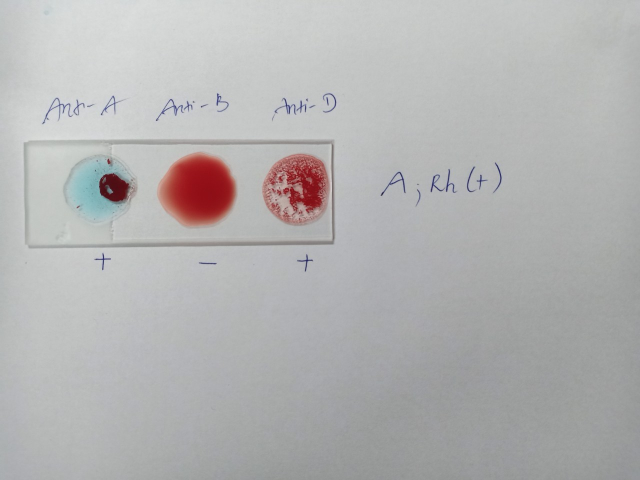
#> input picture testvat/mau1.jpg, 1280 x 960 px, given in place of mau2.jpg, which was not available (shown at 1/2 size)
$ python sosanhfillter.py
#> lines starting #> are read from the running program, lines starting #| are printed output that depends on the picture; after the words box and inside, x2 and y2 are one past the last pixel; in counts of white or black regions, pixels touching at a corner belong together; long printed decimals are rounded; pictures that were not available may be replaced by others from this repository, and a replacement may not be noted
import cv2
import numpy as np
import statistics

# read image
taM=[]
tbM=[]
tcM=[]

taG=[]
tbG=[]
tcG=[]


for i in range(2,15):
    image = cv2.imread('mau'+str(i)+'.jpg')
#> image is the input picture: shape (960, 1280, 3); mean B, G, R 178.5, 178.5, 179
    print('\nAnh mau: '+str(i))
    img=cv2.cvtColor(image, cv2.COLOR_BGR2GRAY)
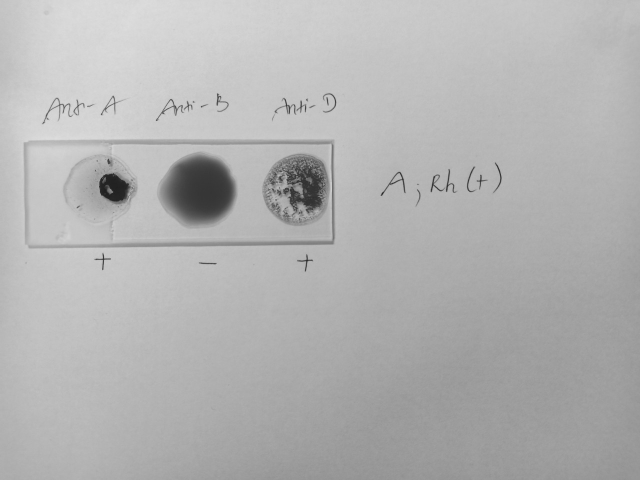
#> img: shape (960, 1280) (shown at 1/2 size); min 23, max 222, mean 178.5
    # get dimensions of image
    blurM = cv2.medianBlur(img, 5)
    edgeM = cv2.Canny(blurM, 100, 200)
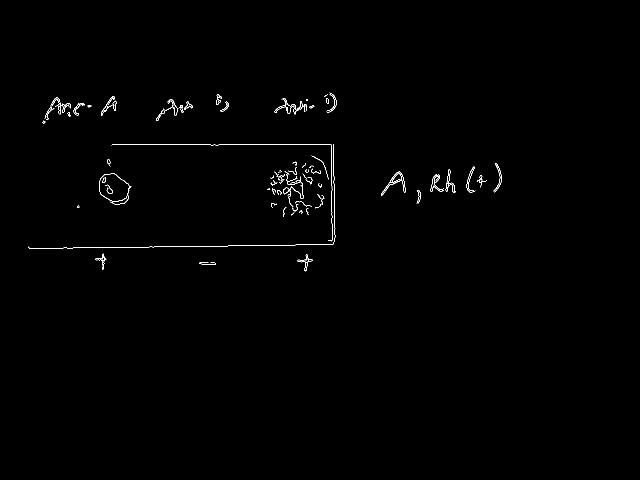
#> edgeM: shape (960, 1280) (shown at 1/2 size); 0.48% white in thin lines or dots, all inside (x1, y1, x2, y2) = (56, 185, 1004, 543)

    blurG = cv2.GaussianBlur(img, (9, 9), 0)
    edgeG = cv2.Canny(blurG, 50, 150)
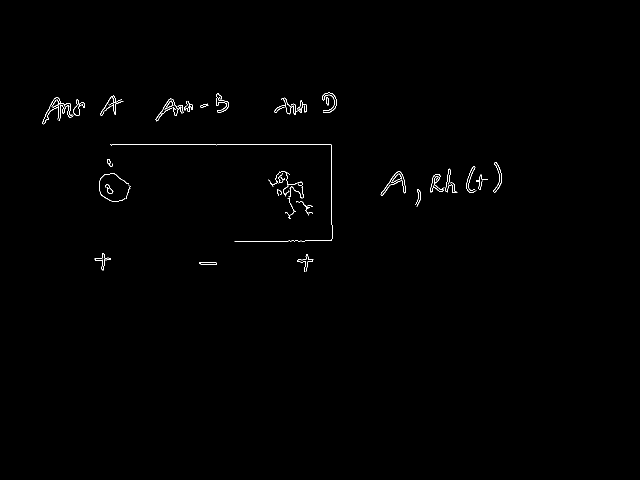
#> edgeG: shape (960, 1280) (shown at 1/2 size); 0.42% white in thin lines or dots, all inside (x1, y1, x2, y2) = (84, 185, 1004, 544)

    img=edgeM
    img2=edgeG
    # height, width, number of channels in image
    height = img.shape[0]
#> height = 960
    width = int(img.shape[1])
#> width = 1280

    #print(height)
    #print(width)

    #img[start row, end row, start col and col]
    eM1=img[:,0:int(width/3)]
#> eM1: shape (960, 426); 0.51% white in thin lines or dots, all inside (x1, y1, x2, y2) = (56, 192, 426, 539)
    eM2=img[:,int(width/3):int(width/3*2)]
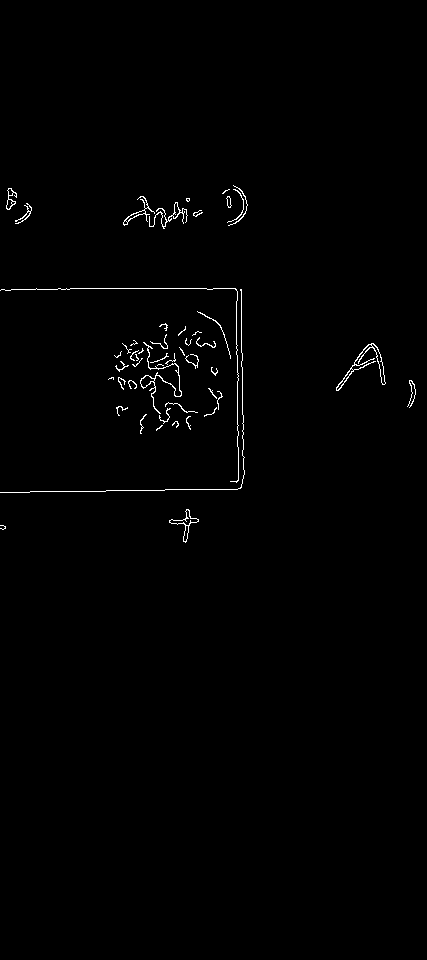
#> eM2: shape (960, 427); 0.76% white in thin lines or dots, all inside (x1, y1, x2, y2) = (0, 185, 416, 543)
    eM3=img[:,int(width/3*2):int(width)]
#> eM3: shape (960, 427); 0.17% white in thin lines or dots, all inside (x1, y1, x2, y2) = (7, 326, 151, 386)

    eG1=img2[:,0:int(width/3)]
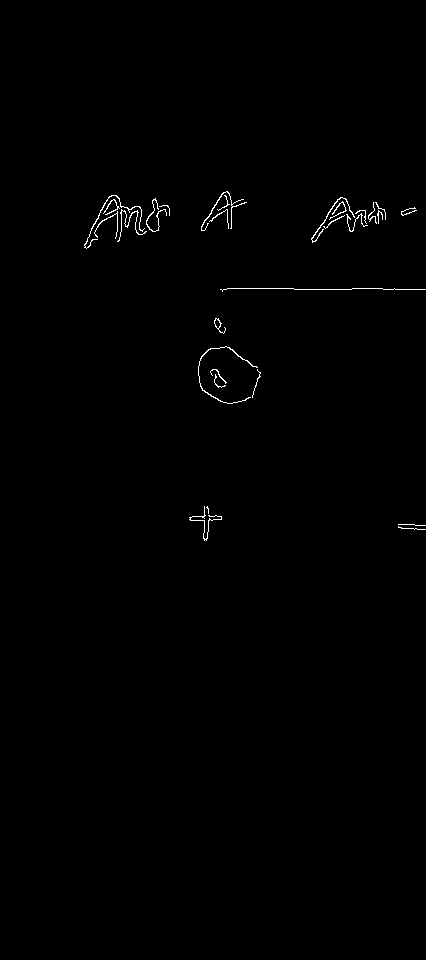
#> eG1: shape (960, 426); 0.47% white in thin lines or dots, all inside (x1, y1, x2, y2) = (84, 191, 426, 541)
    eG2=img2[:,int(width/3):int(width/3*2)]
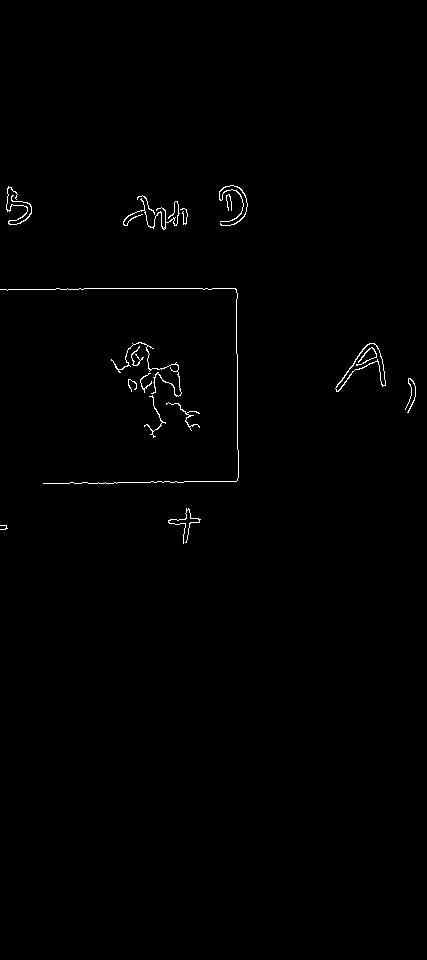
#> eG2: shape (960, 427); 0.6% white in thin lines or dots, all inside (x1, y1, x2, y2) = (0, 185, 416, 544)
    eG3=img2[:,int(width/3*2):int(width)]
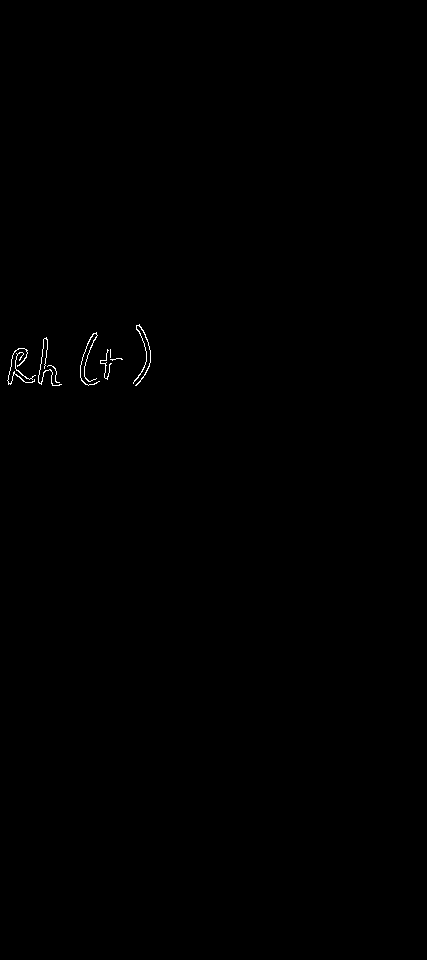
#> eG3: shape (960, 427); 0.18% white in thin lines or dots, all inside (x1, y1, x2, y2) = (7, 324, 151, 386)
    '''
    a1=np.concatenate((crop,crop2,crop3),axis=0)
    cv2.imshow('',a1)
    cv2.waitKey(0)
    '''

    hist, bin =np.histogram(eM1)
#> hist = [406866, 0, 0, 0, 0, 0, 0, 0, 0, 2094]; bin = [0, 25.5, 51, 76.5, 102, 127.5, 153, 178.5, 204, 229.5, 255]
    print('')
    a=hist[-1]
#> a = 2094


    hist, bin =np.histogram(eM2)
#> hist = [406786, 0, 0, 0, 0, 0, 0, 0, 0, 3134]
    b=hist[-1]
#> b = 3134

    hist, bin =np.histogram(eM3)
#> hist = [409224, 0, 0, 0, 0, 0, 0, 0, 0, 696]
    c=hist[-1]
#> c = 696

    #taM.append(a)
    #tbM.append(b)
    #tcM.append(c)

    print('Fillter M')
    print('%s %s %s'%(a,b,c))
#| 2094 3134 696

    m = min(a, b, c)
#> m = 696
    a1=a-m
#> a1 = 1398
    b1=b-m
#> b1 = 2438
    c1=c-m
#> c1 = 0
    print('tru so nho nhat')
    print('%s %s %s'%(a1,b1,c1))
#| 1398 2438 0
    tong=np.mean([a1,b1,c1,m])
#> tong = 1133
    print('so nho nhat')
    print(m)
#| 696
    print('trung binh cong:')
    print(np.mean([a1,b1,c1]))
#| 1278.667
    print('phuong phai di do khum nho ten:')
    print(tong)
#| 1133.0

    m=min(a,b,c)
    a1=a-m
    b1=b-m
    c1=c-m
    print('%s %s %s'%(a1,b1,c1))
#| 1398 2438 0
    taM.append(a1)
    tbM.append(b1)
    tcM.append(c1)

    '''
    m=min(a,b,c)
    a1=a-m
    b1=b-m
    c1=c-m
    print('%s %s %s'%(a1,b1,c1))
    tong=np.mean([a1,b1,c1,m])
    print(m)
    print(np.mean([a1,b1,c1]))
    print(tong)
    '''

    hist, bin =np.histogram(eG1)
#> hist = [407030, 0, 0, 0, 0, 0, 0, 0, 0, 1930]
    print('')
    a=hist[-1]
#> a = 1930
    taG.append(a)
    hist, bin =np.histogram(eG2)
#> hist = [407459, 0, 0, 0, 0, 0, 0, 0, 0, 2461]
    b=hist[-1]
#> b = 2461
    tbG.append(b)

    hist, bin =np.histogram(eG3)
#> hist = [409182, 0, 0, 0, 0, 0, 0, 0, 0, 738]
    c=hist[-1]
#> c = 738
    tcG.append(c)

    print('Fillter G')
    print('%s %s %s'%(a,b,c))
#| 1930 2461 738

    m = min(a, b, c)
#> m = 738
    a1=a-m
#> a1 = 1192
    b1=b-m
#> b1 = 1723
    c1=c-m
    print('tru so nho nhat')
    print('%s %s %s'%(a1,b1,c1))
#| 1192 1723 0
    tong=np.mean([a1,b1,c1,m])
#> tong = 913.2
    print('so nho nhat')
    print(m)
#| 738
    print('trung binh cong:')
    print(np.mean([a1,b1,c1]))
#| 971.667
    print('phuong phai di do khum nho ten:')
    print(tong)
#| 913.25

    m=min(a,b,c)
    a1=a-m
    b1=b-m
    c1=c-m
    print('%s %s %s'%(a1,b1,c1))
#| 1192 1723 0
    taG.append(a1)
    tbG.append(b1)
    tcG.append(c1)
#> pass 2 of the loop `for i in range(2,15):`:
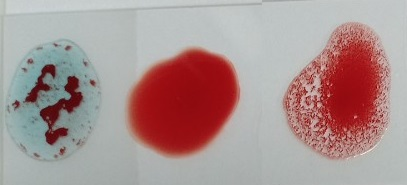
#> input picture testvat/mau10.jpg, 407 x 185 px, given in place of mau3.jpg, which was not available
#> image is the input picture: shape (185, 407, 3); mean B, G, R 145.9, 147, 170.8
#> img: shape (185, 407)
#> blurM: shape (185, 407)
#> `edgeM = cv2.Canny(blurM, 100, 200)`:
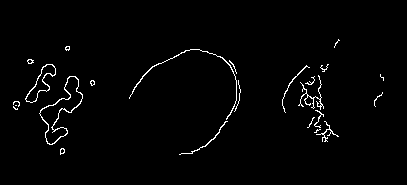
#> edgeM: shape (185, 407); 1.7% white in thin lines or dots, all inside (x1, y1, x2, y2) = (13, 39, 384, 155)
#> blurG: shape (185, 407)
#> edgeG: shape (185, 407); 1.7% white in thin lines or dots, all inside (x1, y1, x2, y2) = (13, 22, 382, 156)
#> eM1: shape (185, 135); 2.2% white in thin lines or dots, all inside (x1, y1, x2, y2) = (13, 46, 135, 155)
#> eM2: shape (185, 136); 1.3% white in thin lines or dots, all inside (x1, y1, x2, y2) = (0, 49, 106, 155)
#> eM3: shape (185, 136); 1.8% white in thin lines or dots, all inside (x1, y1, x2, y2) = (11, 39, 113, 142)
#> eG1: shape (185, 135); 2.3% white in thin lines or dots, all inside (x1, y1, x2, y2) = (13, 45, 135, 155)
#> eG2: shape (185, 136); 1.3% white in thin lines or dots, all inside (x1, y1, x2, y2) = (0, 49, 104, 156)
#> `eG3=img2[:,int(width/3*2):int(width)]`:
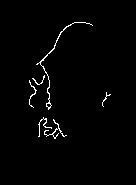
#> eG3: shape (185, 136); 1.5% white in thin lines or dots, all inside (x1, y1, x2, y2) = (29, 22, 111, 139)
#> `hist, bin =np.histogram(eM1)`: hist = [24438, 0, 0, 0, 0, 0, 0, 0, 0, 537]
#> `a=hist[-1]`: a = 537
#> `hist, bin =np.histogram(eM2)`: hist = [24826, 0, 0, 0, 0, 0, 0, 0, 0, 334]
#> `b=hist[-1]`: b = 334
#> `hist, bin =np.histogram(eM3)`: hist = [24718, 0, 0, 0, 0, 0, 0, 0, 0, 442]
#> `c=hist[-1]`: c = 442
#| 537 334 442
#> `m = min(a, b, c)`: m = 334
#> `a1=a-m`: a1 = 203
#> `b1=b-m`: b1 = 0
#> `c1=c-m`: c1 = 108
#| 203 0 108
#> `tong=np.mean([a1,b1,c1,m])`: tong = 161.2
#| 334
#| 103.667
#| 161.25
#| 203 0 108
#> `hist, bin =np.histogram(eG1)`: hist = [24406, 0, 0, 0, 0, 0, 0, 0, 0, 569]
#> `a=hist[-1]`: a = 569
#> `hist, bin =np.histogram(eG2)`: hist = [24827, 0, 0, 0, 0, 0, 0, 0, 0, 333]
#> `b=hist[-1]`: b = 333
#> `hist, bin =np.histogram(eG3)`: hist = [24789, 0, 0, 0, 0, 0, 0, 0, 0, 371]
#> `c=hist[-1]`: c = 371
#| 569 333 371
#> `m = min(a, b, c)`: m = 333
#> `a1=a-m`: a1 = 236
#> `c1=c-m`: c1 = 38
#| 236 0 38
#> `tong=np.mean([a1,b1,c1,m])`: tong = 151.8
#| 333
#| 91.333
#| 151.75
#| 236 0 38
#> (the run stopped early here; a loop or call above may not have finished)
